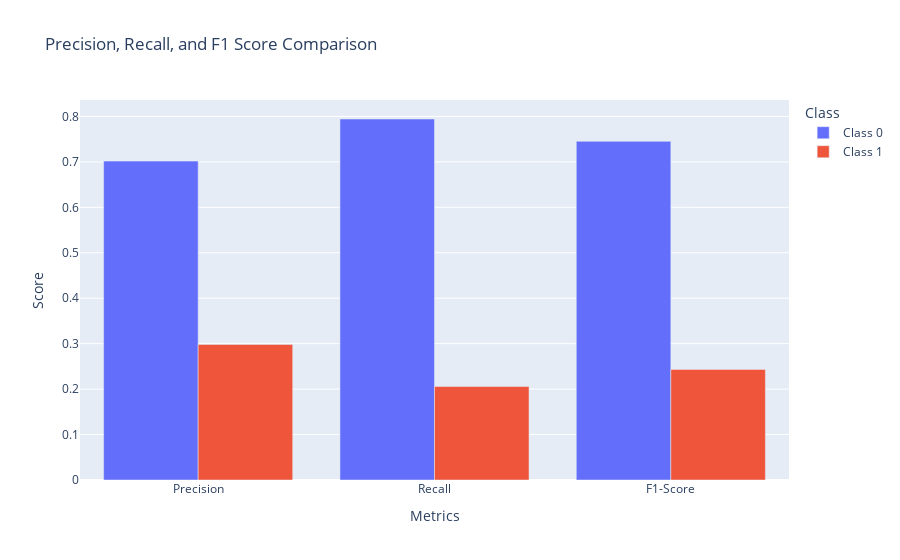

This figure's notebook cell:
### Code cell
# Generate classification report
report = classification_report(y_test, y_pred, output_dict=True, zero_division=1)

# Extract precision, recall, and f1-score for both classes
metrics_data = {
    "Metrics": ["Precision", "Recall", "F1-Score"],
    "Class 0": [report['0']['precision'], report['0']['recall'], report['0']['f1-score']],
    "Class 1": [report['1']['precision'], report['1']['recall'], report['1']['f1-score']]
}

# Convert to DataFrame
df_metrics = pd.DataFrame(metrics_data)

# Bar Chart for Precision, Recall, F1 Score
fig = px.bar(df_metrics, x="Metrics", y=["Class 0", "Class 1"], barmode="group",
             title="Precision, Recall, and F1 Score Comparison",
             labels={"value": "Score", "variable": "Class"})
fig.show()

### Figure 1 — Plotly figure (JSON) as saved in the notebook; plotly's stock layout.template omitted (floating-point values rounded to 4 significant figures)
{"data": [{"alignmentgroup": "True", "hovertemplate": "Class=Class 0<br>Metrics=%{x}<br>Score=%{y}<extra></extra>", "legendgroup": "Class 0", "marker": {"color": "#636efa", "pattern": {"shape": ""}}, "name": "Class 0", "offsetgroup": "Class 0", "orientation": "v", "showlegend": true, "textposition": "auto", "type": "bar", "x": ["Precision", "Recall", "F1-Score"], "xaxis": "x", "y": [0.7016, 0.7943, 0.7451], "yaxis": "y"}, {"alignmentgroup": "True", "hovertemplate": "Class=Class 1<br>Metrics=%{x}<br>Score=%{y}<extra></extra>", "legendgroup": "Class 1", "marker": {"color": "#EF553B", "pattern": {"shape": ""}}, "name": "Class 1", "offsetgroup": "Class 1", "orientation": "v", "showlegend": true, "textposition": "auto", "type": "bar", "x": ["Precision", "Recall", "F1-Score"], "xaxis": "x", "y": [0.2982, 0.2056, 0.2434], "yaxis": "y"}], "layout": {"autosize": true, "barmode": "group", "legend": {"title": {"text": "Class"}, "tracegroupgap": 0}, "title": {"text": "Precision, Recall, and F1 Score Comparison"}, "xaxis": {"anchor": "y", "autorange": true, "domain": [0, 1], "range": [-0.5, 2.5], "title": {"text": "Metrics"}, "type": "category"}, "yaxis": {"anchor": "x", "autorange": true, "domain": [0, 1], "range": [0, 0.8361], "title": {"text": "Score"}, "type": "linear"}}}
